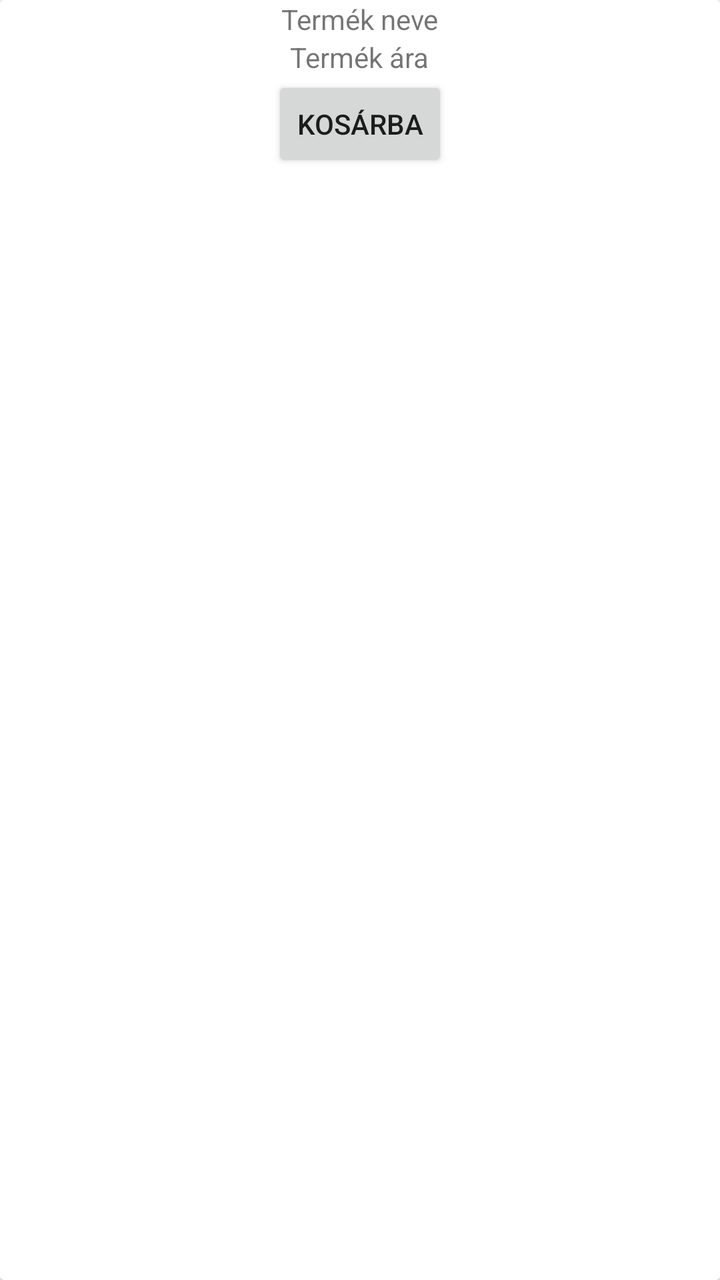
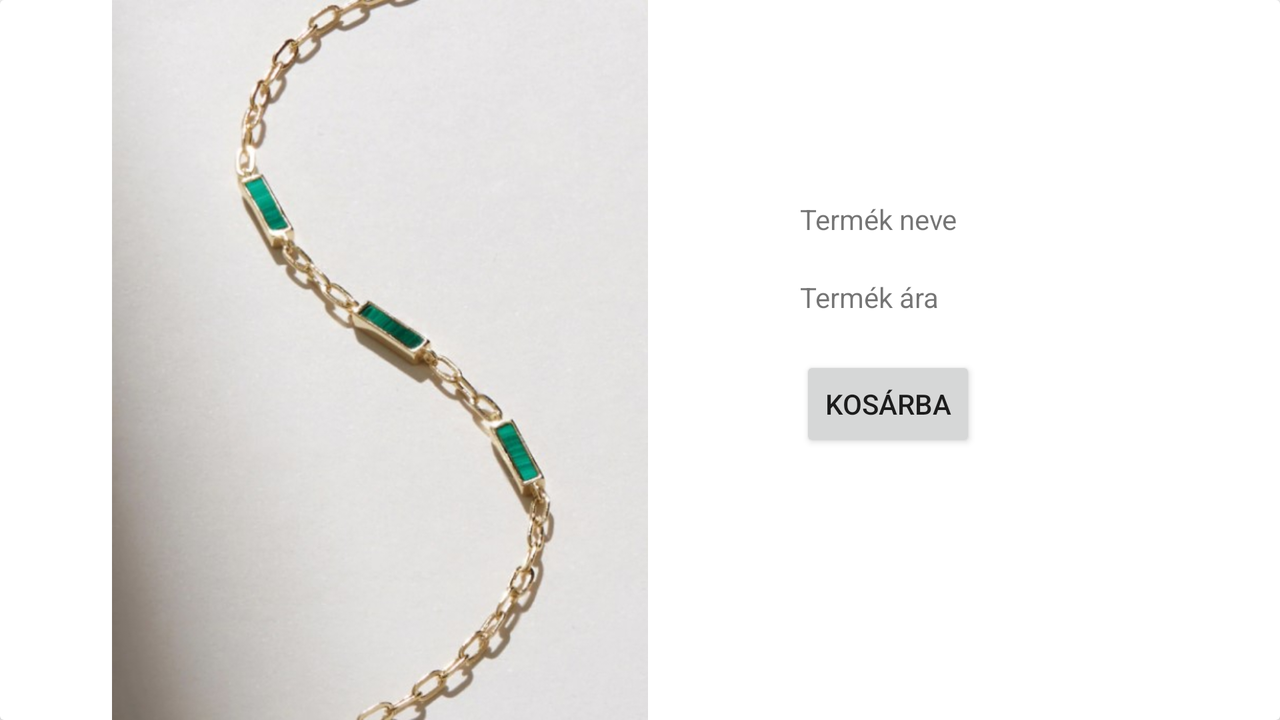

First picture: res/layout/ on a phone held upright. Second picture: the repository's own variant of that layout, on a device whose configuration matches the variant's folder. Source for both follows.
<!-- AndroidManifest.xml: application theme Theme.Ekszerwebshop -->
<!-- res/layout/product.xml -->
<?xml version="1.0" encoding="utf-8"?>
<androidx.cardview.widget.CardView xmlns:android="http://schemas.android.com/apk/res/android"
    android:layout_width="match_parent"
    android:layout_height="match_parent"
    android:layout_margin="@dimen/cardMargin">

    <RelativeLayout
        android:layout_width="match_parent"
        android:layout_height="wrap_content" >

        <ImageView
            android:id="@+id/productImage"
            android:layout_width="match_parent"
            android:layout_height="wrap_content"
            android:adjustViewBounds="true" />

        <TextView
            android:id="@+id/productName"
            android:layout_width="wrap_content"
            android:layout_height="wrap_content"
            android:text="@string/productNamePlaceholder"
            android:layout_centerHorizontal="true"
            android:layout_below="@+id/productImage"/>

        <TextView
            android:id="@+id/productPrice"
            android:layout_width="wrap_content"
            android:layout_height="wrap_content"
            android:text="@string/productPricePlaceholder"
            android:layout_centerHorizontal="true"
            android:layout_below="@id/productName"/>

        <Button
            android:id="@+id/addToCart"
            android:layout_width="wrap_content"
            android:layout_height="wrap_content"
            android:layout_centerHorizontal="true"
            android:text="@string/toCart"
            android:layout_below="@id/productPrice"/>

    </RelativeLayout>

</androidx.cardview.widget.CardView>
<!-- resources referenced by this layout -->
<resources>
  <dimen name="cardMargin">5dp</dimen>
  <string name="productNamePlaceholder">Termék neve</string>
  <string name="productPricePlaceholder">Termék ára</string>
  <string name="toCart">Kosárba</string>
  <style name="Theme.Ekszerwebshop" parent="Theme.MaterialComponents.DayNight.DarkActionBar">
          
          <item name="colorPrimary">@color/dark_gold</item>
          <item name="colorPrimaryVariant">@color/dark_gold</item>
          <item name="colorOnPrimary">@color/white</item>
          
          <item name="colorSecondary">@color/dark_gold</item>
          <item name="colorSecondaryVariant">@color/dark_gold</item>
          <item name="colorOnSecondary">@color/black</item>
          
          <item name="android:statusBarColor" tools:targetApi="l">?attr/colorPrimaryVariant</item>
          
      </style>
  <color name="dark_gold">#FBCB3D</color>
  <color name="white">#FFFFFFFF</color>
  <color name="black">#FF000000</color>
</resources>
<!-- res/layout-land/product.xml (the author's variant of the layout above) -->
<!-- drawn on the phone turned sideways -->
<?xml version="1.0" encoding="utf-8"?>
<androidx.cardview.widget.CardView xmlns:android="http://schemas.android.com/apk/res/android"
    xmlns:app="http://schemas.android.com/apk/res-auto"
    android:layout_width="match_parent"
    android:layout_height="match_parent"
    android:layout_margin="@dimen/cardMargin">

    <TableRow
        android:layout_width="match_parent"
        android:layout_height="match_parent" >

        <ImageView
            android:id="@+id/productImage"
            android:layout_width="380dp"
            android:layout_height="wrap_content"
            app:srcCompat="@drawable/bracelet1" />

        <LinearLayout
            android:layout_width="match_parent"
            android:layout_height="match_parent"
            android:orientation="vertical">

            <TextView
                android:id="@+id/productName"
                android:layout_width="wrap_content"
                android:layout_height="wrap_content"
                android:layout_marginTop="100dp"
                android:layout_marginLeft="20dp"
                android:layout_marginBottom="20dp"
                android:text="@string/productNamePlaceholder" />

            <TextView
                android:id="@+id/productPrice"
                android:layout_width="wrap_content"
                android:layout_height="wrap_content"
                android:layout_marginLeft="20dp"
                android:layout_marginBottom="20dp"
                android:text="@string/productPricePlaceholder" />

            <Button
                android:id="@+id/addToCart"
                android:layout_width="wrap_content"
                android:layout_height="wrap_content"
                android:layout_marginLeft="20dp"
                android:layout_marginBottom="20dp"
                android:text="@string/toCart" />

        </LinearLayout>

    </TableRow>

</androidx.cardview.widget.CardView>
<!-- resources referenced by the variant -->
<!-- as the phone turned sideways resolves them -->
<resources>
  <dimen name="cardMargin">5dp</dimen>
  <!-- drawable bracelet1: jpg bitmap (drawable, 42568 bytes) -->
  <string name="productNamePlaceholder">Termék neve</string>
  <string name="productPricePlaceholder">Termék ára</string>
  <string name="toCart">Kosárba</string>
  <style name="Theme.Ekszerwebshop" parent="Theme.MaterialComponents.DayNight.DarkActionBar">
          
          <item name="colorPrimary">@color/dark_gold</item>
          <item name="colorPrimaryVariant">@color/dark_gold</item>
          <item name="colorOnPrimary">@color/white</item>
          
          <item name="colorSecondary">@color/dark_gold</item>
          <item name="colorSecondaryVariant">@color/dark_gold</item>
          <item name="colorOnSecondary">@color/black</item>
          
          <item name="android:statusBarColor" tools:targetApi="l">?attr/colorPrimaryVariant</item>
          
      </style>
  <color name="dark_gold">#FBCB3D</color>
  <color name="white">#FFFFFFFF</color>
  <color name="black">#FF000000</color>
</resources>
